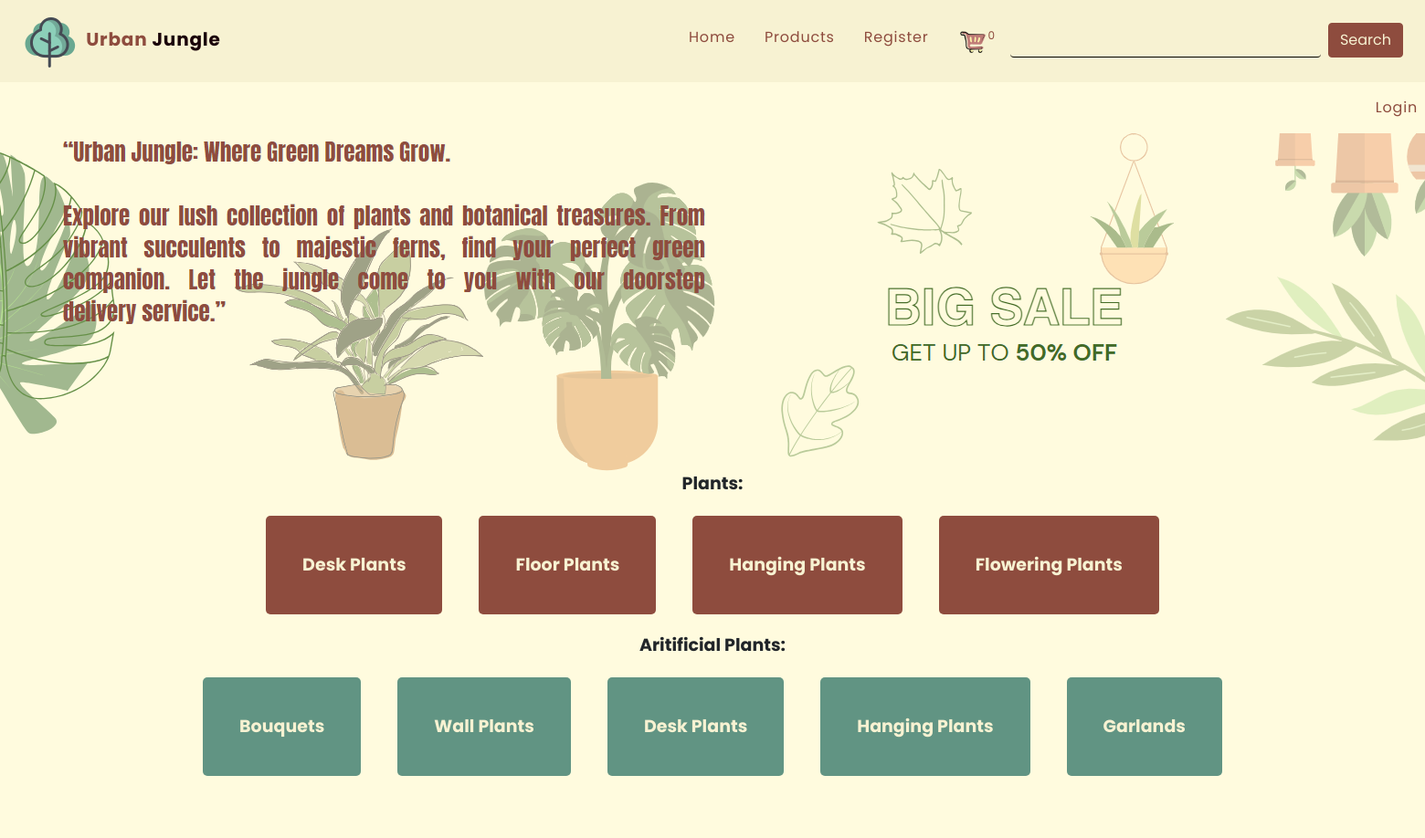
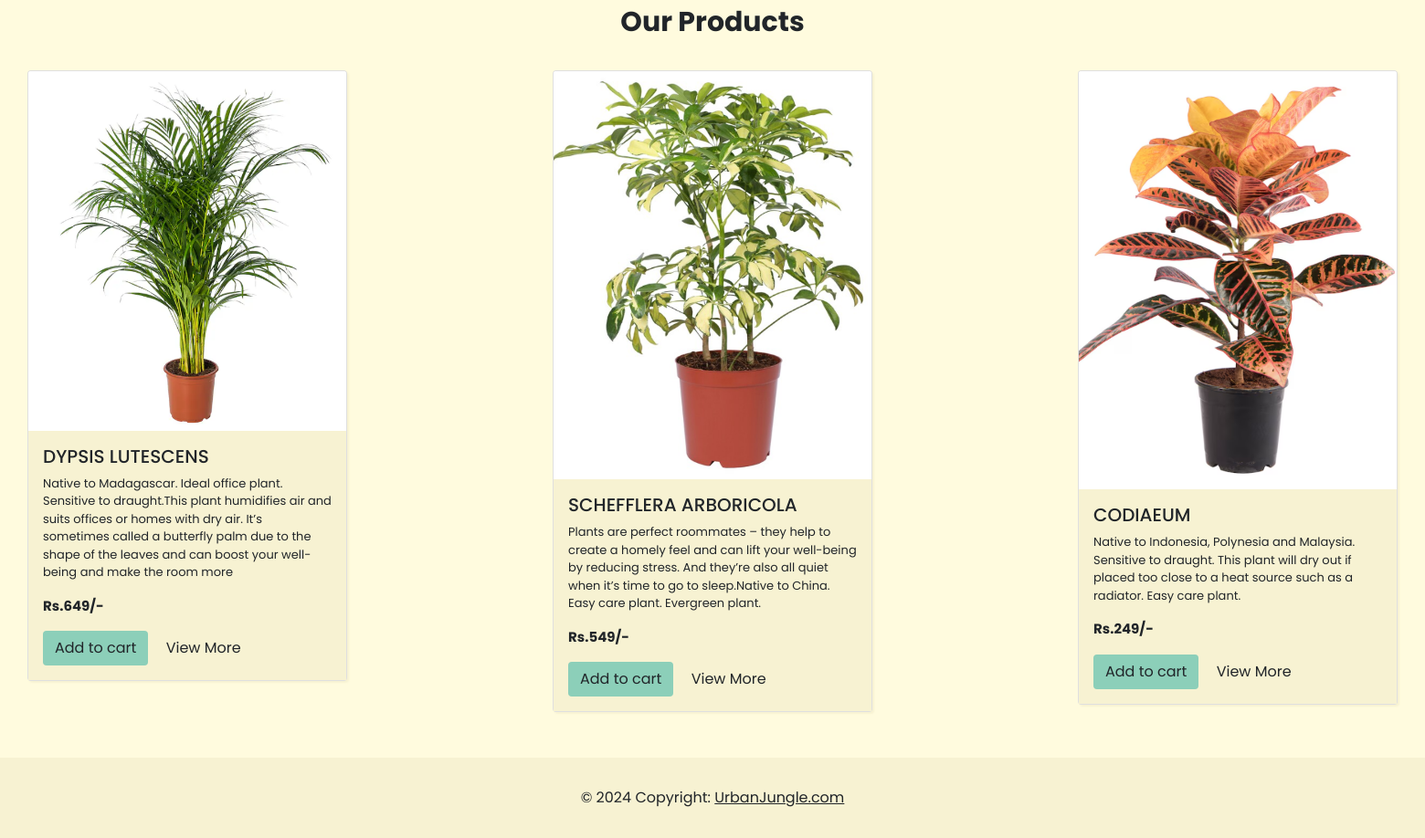
The app's page /dbms/index.php?brand=9 with its own data (2 pictures, top to bottom).
### tables this page shows
CREATE TABLE `brands` (
  `brand_id` int(11) NOT NULL,
  `brand_title` varchar(100) NOT NULL
);

CREATE TABLE `categories` (
  `category_id` int(11) NOT NULL,
  `category_title` varchar(100) NOT NULL
);

CREATE TABLE `products` (
  `product_id` int(11) NOT NULL,
  `product_title` varchar(100) NOT NULL,
  `product_description` varchar(255) NOT NULL,
  `product_keywords` varchar(255) NOT NULL,
  `category_id` int(11) NOT NULL,
  `brand_id` int(11) NOT NULL,
  `product_image1` varchar(255) NOT NULL,
  `product_image2` varchar(255) NOT NULL,
  `product_image3` varchar(255) NOT NULL,
  `product_price` varchar(100) NOT NULL,
  `date` timestamp NOT NULL DEFAULT current_timestamp() ON UPDATE current_timestamp(),
  `status` varchar(100) NOT NULL
);

### dbms/functions/common_function.php (the view, shortened to what this page needs)
<?php
function getBrands()
{
    global $conn;
    $select_brands = "Select * from `brands`";
    $result_brands = mysqli_query($conn, $select_brands);
    while ($row_data = mysqli_fetch_assoc($result_brands)) {
        $brand_title = $row_data['brand_title'];
        $brand_id = $row_data['brand_id'];
        echo "<div class='nav-item' style='padding:20px;'  data-aos='fade-up' data-aos-delay='300' data-aos-duration='1000'>
                    <a href='index.php?brand=$brand_id' style='background-color:#8e4c3e;color:#f7f2d2;border-radius:5px;padding:40px' class='nav-link'>
                        $brand_title
                    </a>
                </div>";
    }
}
function get_unique_brand()
{
    global $conn;
    if (isset($_GET['brand'])) {
        $brand_id = $_GET['brand'];
        $select_query = "SELECT * FROM `products` WHERE brand_id=$brand_id";
        $result_query = mysqli_query($conn, $select_query);
        while ($row = mysqli_fetch_assoc($result_query)) {
            $prod_id = $row['product_id'];
            $prod_title = $row['product_title'];
            $prod_desc = $row['product_description'];
            $prod_image1 = $row['product_image1'];
            $prod_price = $row['product_price'];
            echo "<div style='display: flex;
            flex-direction: column;
            justify-content: space-between;
            width: 350px; margin-bottom:20px;'>
                    <div class='card' data-aos='fade-up' data-aos-delay='300' data-aos-duration='1000' style='box-shadow: 2px 2px 2px 0px #f7f2d2;'>
                        <img src=' ./admin_area/product_images/$prod_image1' class='card-img-top' alt='...'>
                        <div class='card-body'style='background-color:#f7f2d2'>
                            <h5 class='card-title' style='font-size:20px;'>$prod_title</h5>
                            <p class='card-text' style='font-size:13px'>$prod_desc</p>
                            <p class='card-text'style='font-size:15px; font-weight:bold;'>Rs.$prod_price/-</p>
                            <a href='index.php?add_to_cart=$prod_id' class='btn' style='background-color:
                            #8ccfb9;'>Add to cart</a><a style='margin-left: 2%;' href='product_details.php?product_id=$prod_id'class='btn' style='color:#8e4c3e; margin-left:2%;'>View More</a>
                        </div>
                    </div>
                </div>";
        }
    }
}
function getCategories()
{
    global $conn;
    $select_cat = "Select * from `categories`";
    $result_cat = mysqli_query($conn, $select_cat);
    while ($row_data = mysqli_fetch_assoc($result_cat)) {
        $cat_title = $row_data['category_title'];
        $cat_id = $row_data['category_id'];
        echo "<div class='nav-item ' style='padding:20px;' data-aos='fade-up' data-aos-delay='300' data-aos-duration='1000'>
                    <a href='index.php?category=$cat_id' class='nav-link' style='background-color:#619483;color:#f7f2d2;border-radius:5px;padding:40px'>
                        $cat_title
                    </a>
                </div>";
    }
}
function getIPAddress()
{
    if (!empty($_SERVER['HTTP_CLIENT_IP'])) {
        $ip = $_SERVER['HTTP_CLIENT_IP'];
    }
    elseif (!empty($_SERVER['HTTP_X_FORWARDED_FOR'])) {
        $ip = $_SERVER['HTTP_X_FORWARDED_FOR'];
    }
    else {
        $ip = $_SERVER['REMOTE_ADDR'];
    }
    return $ip;
}
function cart_item()
{
    if (isset($_GET['add_to_cart'])) {
        global $conn;
        $get_ip_add = getIPAddress();
        $select_query = "Select * from `cart_details` where ip_address='$get_ip_add'";
        $result_query = mysqli_query($conn, $select_query);
        $num_of_rows = mysqli_num_rows($result_query);
    } else {
        global $conn;
        $get_ip_add = getIPAddress();
        $select_query = "Select * from `cart_details` where ip_address='$get_ip_add'";
        $result_query = mysqli_query($conn, $select_query);
        $num_of_rows = mysqli_num_rows($result_query);
    }
    echo $num_of_rows;
}

### dbms/includes/navbar_nav.php (style rules this page uses)
* { font-family: 'Poppins', Courier, monospace; }
body { background-color: #fffbde; }

### records on screen
brands: brand_title "Desk Plants"
brands: brand_title "Floor Plants"
brands: brand_title "Hanging Plants"
brands: brand_title "Flowering Plants"
categories: category_title "Bouquets"
categories: category_title "Wall Plants"
categories: category_title "Desk Plants"
categories: category_title "Hanging Plants"
categories: category_title "Garlands"
products: product_image1 (picture), product_title "DYPSIS LUTESCENS", product_description "Native to Madagascar. Ideal office plant. Sensitive to draught.This plant humidifies air and suits offices or homes with dry air. It’s sometimes called a butterfly palm due to the shape of the leaves and can boost your well-being and make the room more", product_price "649"
products: product_image1 (picture), product_title "SCHEFFLERA ARBORICOLA", product_description "Plants are perfect roommates – they help to create a homely feel and can lift your well-being by reducing stress. And they’re also all quiet when it’s time to go to sleep.Native to China. Easy care plant. Evergreen plant.", product_price "549"
products: product_image1 (picture), product_title "CODIAEUM", product_description "Native to Indonesia, Polynesia and Malaysia. Sensitive to draught. This plant will dry out if placed too close to a heat source such as a radiator. Easy care plant.", product_price "249"

### other values on screen
$num_of_rows "0"
